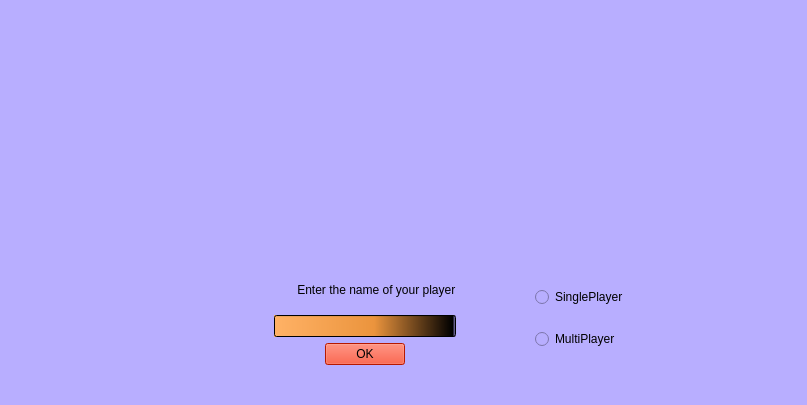
<?xml version="1.0" encoding="UTF-8"?>
<ui version="4.0">
 <class>gamelobby</class>
 <widget class="QMainWindow" name="gamelobby">
  <property name="geometry">
   <rect>
    <x>0</x>
    <y>0</y>
    <width>807</width>
    <height>405</height>
   </rect>
  </property>
  <property name="windowTitle">
   <string>gamelobby</string>
  </property>
  <property name="styleSheet">
   <string notr="true">background-color: rgb(184, 174, 255);</string>
  </property>
  <widget class="QWidget" name="centralWidget">
   <widget class="QLabel" name="label_2">
    <property name="geometry">
     <rect>
      <x>9</x>
      <y>9</y>
      <width>789</width>
      <height>228</height>
     </rect>
    </property>
    <property name="text">
     <string/>
    </property>
    <property name="pixmap">
     <pixmap resource="images.qrc">:/images/haxball_big.png</pixmap>
    </property>
   </widget>
   <widget class="QWidget" name="layoutWidget">
    <property name="geometry">
     <rect>
      <x>190</x>
      <y>260</y>
      <width>449</width>
      <height>116</height>
     </rect>
    </property>
    <layout class="QHBoxLayout" name="horizontalLayout_3">
     <item>
      <layout class="QHBoxLayout" name="horizontalLayout_2">
       <item>
        <spacer name="horizontalSpacer_3">
         <property name="orientation">
          <enum>Qt::Horizontal</enum>
         </property>
         <property name="sizeHint" stdset="0">
          <size>
           <width>40</width>
           <height>20</height>
          </size>
         </property>
        </spacer>
       </item>
       <item>
        <layout class="QVBoxLayout" name="verticalLayout">
         <item>
          <widget class="QLabel" name="label">
           <property name="toolTip">
            <string/>
           </property>
           <property name="text">
            <string>       Enter the name of your player</string>
           </property>
          </widget>
         </item>
         <item>
          <widget class="QLineEdit" name="myplayername">
           <property name="styleSheet">
            <string notr="true">background-color: qlineargradient(spread:pad, x1:0, y1:0, x2:1, y2:0, stop:0 rgba(255, 178, 102, 255), stop:0.55 rgba(235, 148, 61, 255), stop:0.98 rgba(0, 0, 0, 255), stop:1 rgba(0, 0, 0, 0));</string>
           </property>
          </widget>
         </item>
         <item>
          <layout class="QHBoxLayout" name="horizontalLayout">
           <item>
            <spacer name="horizontalSpacer">
             <property name="orientation">
              <enum>Qt::Horizontal</enum>
             </property>
             <property name="sizeHint" stdset="0">
              <size>
               <width>40</width>
               <height>20</height>
              </size>
             </property>
            </spacer>
           </item>
           <item>
            <widget class="QPushButton" name="namebutton">
             <property name="focusPolicy">
              <enum>Qt::TabFocus</enum>
             </property>
             <property name="styleSheet">
              <string notr="true">color: qconicalgradient(cx:0.5, cy:0.5, angle:0, stop:0 rgba(35, 40, 3, 255), stop:0.16 rgba(136, 106, 22, 255), stop:0.225 rgba(166, 140, 41, 255), stop:0.285 rgba(204, 181, 74, 255), stop:0.345 rgba(235, 219, 102, 255), stop:0.415 rgba(245, 236, 112, 255), stop:0.52 rgba(209, 190, 76, 255), stop:0.57 rgba(187, 156, 51, 255), stop:0.635 rgba(168, 142, 42, 255), stop:0.695 rgba(202, 174, 68, 255), stop:0.75 rgba(218, 202, 86, 255), stop:0.815 rgba(208, 187, 73, 255), stop:0.88 rgba(187, 156, 51, 255), stop:0.935 rgba(137, 108, 26, 255), stop:1 rgba(35, 40, 3, 255));
background-color: rgb(255, 35, 0);</string>
             </property>
             <property name="text">
              <string>OK</string>
             </property>
             <property name="checkable">
              <bool>true</bool>
             </property>
             <property name="autoDefault">
              <bool>true</bool>
             </property>
             <property name="default">
              <bool>false</bool>
             </property>
             <property name="flat">
              <bool>false</bool>
             </property>
            </widget>
           </item>
           <item>
            <spacer name="horizontalSpacer_2">
             <property name="orientation">
              <enum>Qt::Horizontal</enum>
             </property>
             <property name="sizeHint" stdset="0">
              <size>
               <width>40</width>
               <height>20</height>
              </size>
             </property>
            </spacer>
           </item>
          </layout>
         </item>
        </layout>
       </item>
       <item>
        <spacer name="horizontalSpacer_4">
         <property name="orientation">
          <enum>Qt::Horizontal</enum>
         </property>
         <property name="sizeHint" stdset="0">
          <size>
           <width>40</width>
           <height>20</height>
          </size>
         </property>
        </spacer>
       </item>
      </layout>
     </item>
     <item>
      <layout class="QVBoxLayout" name="verticalLayout_2">
       <item>
        <widget class="QRadioButton" name="radioButton">
         <property name="focusPolicy">
          <enum>Qt::NoFocus</enum>
         </property>
         <property name="text">
          <string>SinglePlayer</string>
         </property>
        </widget>
       </item>
       <item>
        <widget class="QRadioButton" name="radioButton_2">
         <property name="focusPolicy">
          <enum>Qt::NoFocus</enum>
         </property>
         <property name="text">
          <string>MultiPlayer</string>
         </property>
        </widget>
       </item>
      </layout>
     </item>
    </layout>
   </widget>
  </widget>
 </widget>
 <layoutdefault spacing="6" margin="11"/>
 <resources>
  <include location="images.qrc"/>
 </resources>
 <connections/>
</ui>
